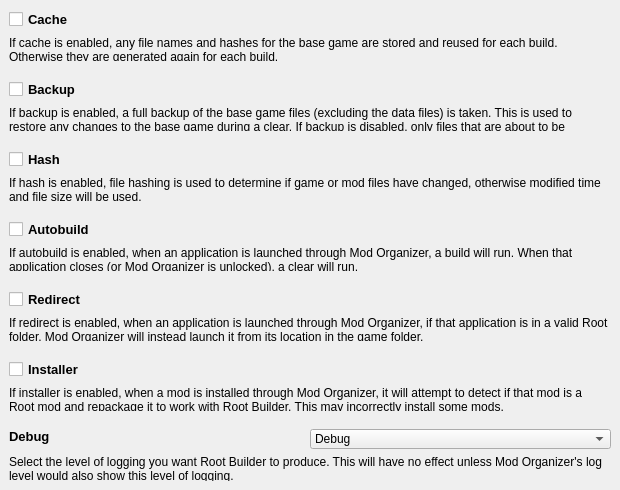
<?xml version="1.0" encoding="UTF-8"?>
<ui version="4.0">
 <class>settingsTabWidget</class>
 <widget class="QWidget" name="settingsTabWidget">
  <property name="geometry">
   <rect>
    <x>0</x>
    <y>0</y>
    <width>620</width>
    <height>490</height>
   </rect>
  </property>
  <property name="minimumSize">
   <size>
    <width>620</width>
    <height>490</height>
   </size>
  </property>
  <property name="windowTitle">
   <string>Form</string>
  </property>
  <layout class="QVBoxLayout" name="verticalLayout_7">
   <property name="spacing">
    <number>0</number>
   </property>
   <property name="leftMargin">
    <number>0</number>
   </property>
   <property name="topMargin">
    <number>0</number>
   </property>
   <property name="rightMargin">
    <number>0</number>
   </property>
   <property name="bottomMargin">
    <number>0</number>
   </property>
   <item>
    <widget class="QWidget" name="cacheWidget" native="true">
     <layout class="QVBoxLayout" name="verticalLayout_2">
      <item>
       <widget class="QCheckBox" name="cacheCheck">
        <property name="font">
         <font>
          <pointsize>10</pointsize>
          <weight>75</weight>
          <bold>true</bold>
         </font>
        </property>
        <property name="text">
         <string>Cache</string>
        </property>
       </widget>
      </item>
      <item>
       <widget class="QLabel" name="cacheLabel">
        <property name="text">
         <string>If cache is enabled, any file names and hashes for the base game are stored and reused for each build. Otherwise they are generated again for each build.</string>
        </property>
        <property name="alignment">
         <set>Qt::AlignLeading|Qt::AlignLeft|Qt::AlignTop</set>
        </property>
        <property name="wordWrap">
         <bool>true</bool>
        </property>
       </widget>
      </item>
     </layout>
    </widget>
   </item>
   <item>
    <widget class="QWidget" name="backupWidget" native="true">
     <layout class="QVBoxLayout" name="verticalLayout">
      <item>
       <widget class="QCheckBox" name="backupCheck">
        <property name="font">
         <font>
          <pointsize>10</pointsize>
          <weight>75</weight>
          <bold>true</bold>
         </font>
        </property>
        <property name="text">
         <string>Backup</string>
        </property>
       </widget>
      </item>
      <item>
       <widget class="QLabel" name="backupLabel">
        <property name="text">
         <string>If backup is enabled, a full backup of the base game files (excluding the data files) is taken. This is used to restore any changes to the base game during a clear. If backup is disabled, only files that are about to be overwritten will be backed up.</string>
        </property>
        <property name="alignment">
         <set>Qt::AlignLeading|Qt::AlignLeft|Qt::AlignTop</set>
        </property>
        <property name="wordWrap">
         <bool>true</bool>
        </property>
       </widget>
      </item>
     </layout>
    </widget>
   </item>
   <item>
    <widget class="QWidget" name="hashWidget" native="true">
     <layout class="QVBoxLayout" name="verticalLayout_8">
      <item>
       <widget class="QCheckBox" name="hashCheck">
        <property name="font">
         <font>
          <pointsize>10</pointsize>
          <weight>75</weight>
          <bold>true</bold>
         </font>
        </property>
        <property name="text">
         <string>Hash</string>
        </property>
       </widget>
      </item>
      <item>
       <widget class="QLabel" name="hashLabel">
        <property name="text">
         <string>If hash is enabled, file hashing is used to determine if game or mod files have changed, otherwise modified time and file size will be used. </string>
        </property>
        <property name="alignment">
         <set>Qt::AlignLeading|Qt::AlignLeft|Qt::AlignTop</set>
        </property>
        <property name="wordWrap">
         <bool>true</bool>
        </property>
       </widget>
      </item>
     </layout>
    </widget>
   </item>
   <item>
    <widget class="QWidget" name="autobuildWidget" native="true">
     <layout class="QVBoxLayout" name="verticalLayout_4">
      <item>
       <widget class="QCheckBox" name="autobuildCheck">
        <property name="font">
         <font>
          <pointsize>10</pointsize>
          <weight>75</weight>
          <bold>true</bold>
         </font>
        </property>
        <property name="text">
         <string>Autobuild</string>
        </property>
       </widget>
      </item>
      <item>
       <widget class="QLabel" name="autobuildLabel">
        <property name="text">
         <string>If autobuild is enabled, when an application is launched through Mod Organizer, a build will run. When that application closes (or Mod Organizer is unlocked), a clear will run.</string>
        </property>
        <property name="alignment">
         <set>Qt::AlignLeading|Qt::AlignLeft|Qt::AlignTop</set>
        </property>
        <property name="wordWrap">
         <bool>true</bool>
        </property>
       </widget>
      </item>
     </layout>
    </widget>
   </item>
   <item>
    <widget class="QWidget" name="redirectWidget" native="true">
     <layout class="QVBoxLayout" name="verticalLayout_3">
      <item>
       <widget class="QCheckBox" name="redirectCheck">
        <property name="font">
         <font>
          <pointsize>10</pointsize>
          <weight>75</weight>
          <bold>true</bold>
         </font>
        </property>
        <property name="text">
         <string>Redirect</string>
        </property>
       </widget>
      </item>
      <item>
       <widget class="QLabel" name="redirectLabel">
        <property name="text">
         <string>If redirect is enabled, when an application is launched through Mod Organizer, if that application is in a valid Root folder, Mod Organizer will instead launch it from its location in the game folder.</string>
        </property>
        <property name="alignment">
         <set>Qt::AlignLeading|Qt::AlignLeft|Qt::AlignTop</set>
        </property>
        <property name="wordWrap">
         <bool>true</bool>
        </property>
       </widget>
      </item>
     </layout>
    </widget>
   </item>
   <item>
    <widget class="QWidget" name="installerWidget" native="true">
     <layout class="QVBoxLayout" name="verticalLayout_6">
      <item>
       <widget class="QCheckBox" name="installerCheck">
        <property name="font">
         <font>
          <pointsize>10</pointsize>
          <weight>75</weight>
          <bold>true</bold>
         </font>
        </property>
        <property name="text">
         <string>Installer</string>
        </property>
       </widget>
      </item>
      <item>
       <widget class="QLabel" name="installerLabel">
        <property name="text">
         <string>If installer is enabled, when a mod is installed through Mod Organizer, it will attempt to detect if that mod is a Root mod and repackage it to work with Root Builder. This may incorrectly install some mods.</string>
        </property>
        <property name="alignment">
         <set>Qt::AlignLeading|Qt::AlignLeft|Qt::AlignTop</set>
        </property>
        <property name="wordWrap">
         <bool>true</bool>
        </property>
       </widget>
      </item>
     </layout>
    </widget>
   </item>
   <item>
    <widget class="QWidget" name="debugWidget" native="true">
     <layout class="QVBoxLayout" name="verticalLayout_5">
      <property name="spacing">
       <number>6</number>
      </property>
      <item>
       <widget class="QWidget" name="debugLevelWidget" native="true">
        <property name="minimumSize">
         <size>
          <width>0</width>
          <height>20</height>
         </size>
        </property>
        <property name="maximumSize">
         <size>
          <width>16777215</width>
          <height>20</height>
         </size>
        </property>
        <layout class="QHBoxLayout" name="horizontalLayout">
         <property name="spacing">
          <number>0</number>
         </property>
         <property name="leftMargin">
          <number>0</number>
         </property>
         <property name="topMargin">
          <number>0</number>
         </property>
         <property name="rightMargin">
          <number>0</number>
         </property>
         <property name="bottomMargin">
          <number>0</number>
         </property>
         <item>
          <widget class="QLabel" name="debugTitle">
           <property name="font">
            <font>
             <pointsize>10</pointsize>
             <weight>75</weight>
             <bold>true</bold>
            </font>
           </property>
           <property name="text">
            <string>Debug</string>
           </property>
           <property name="alignment">
            <set>Qt::AlignLeading|Qt::AlignLeft|Qt::AlignTop</set>
           </property>
           <property name="wordWrap">
            <bool>false</bool>
           </property>
          </widget>
         </item>
         <item>
          <widget class="QComboBox" name="debugLevelCombo">
           <property name="sizePolicy">
            <sizepolicy hsizetype="Preferred" vsizetype="Fixed">
             <horstretch>0</horstretch>
             <verstretch>0</verstretch>
            </sizepolicy>
           </property>
           <item>
            <property name="text">
             <string>Debug</string>
            </property>
           </item>
           <item>
            <property name="text">
             <string>Info</string>
            </property>
           </item>
           <item>
            <property name="text">
             <string>Warning</string>
            </property>
           </item>
           <item>
            <property name="text">
             <string>Critical</string>
            </property>
           </item>
          </widget>
         </item>
        </layout>
       </widget>
      </item>
      <item>
       <widget class="QLabel" name="debugLabel">
        <property name="text">
         <string>Select the level of logging you want Root Builder to produce. This will have no effect unless Mod Organizer's log level would also show this level of logging.</string>
        </property>
        <property name="alignment">
         <set>Qt::AlignLeading|Qt::AlignLeft|Qt::AlignTop</set>
        </property>
        <property name="wordWrap">
         <bool>true</bool>
        </property>
       </widget>
      </item>
     </layout>
    </widget>
   </item>
  </layout>
 </widget>
 <resources/>
 <connections/>
</ui>
